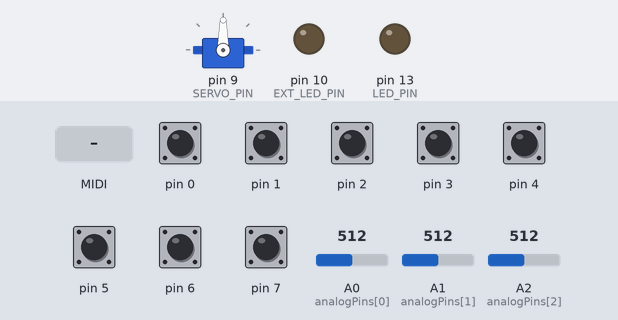
Bench run of a sketch on a simulated Teensy 4. Parts: servo, output pins drawn as LEDs (lit = HIGH). Inputs (shaded band) come from the test bench; at power-on: pin 0–7 HIGH, A0 (analogPins[0]) = 512, A1 (analogPins[1]) = 512, A2 (analogPins[2]) = 512. What the sketch prints to the serial monitor is not drawn.

Above: at 1.2 s.
1.3 s: MIDI note 72 received
At 1.45 s:
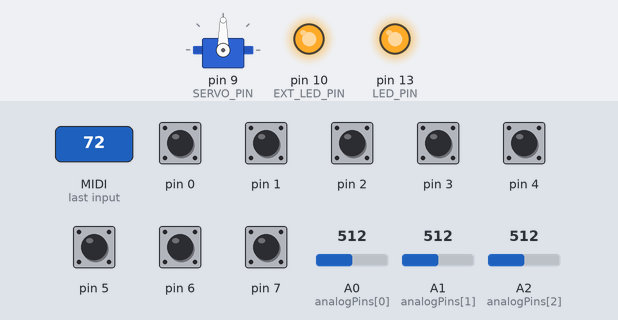
3.1 s: pin 0 pulled LOW for 0.15 s
Timing chart, 0 to 6.1 s (numbered marks = the images above; inputs shaded):
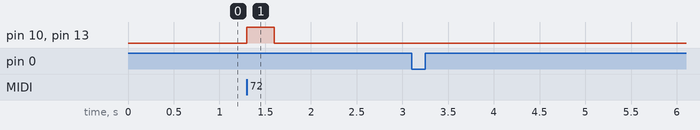

Measured:
- after the input at 1.3 s, pin 10 (EXT_LED_PIN), pin 13 (LED_PIN): LOW → HIGH at once, → LOW 0.30 s later
- after the input at 3.1 s, every drawn part: stays the same

The sketch:

lab_main.ino
```cpp
/*
  lab_main  |  CMDP 4630  |  Teensy 4.1

  The core lab sketch. Upload it once, then add hardware as you go.

  BEFORE UPLOADING:  Tools > USB Type > "Serial + MIDI"

  WHAT IT SENDS TO THE COMPUTER
    Buttons on pins 0-7        ->  Notes 60-67   (press = note on, release = note off)
    Joystick X on A0           ->  CC 20         (0-127)
    Joystick Y on A1           ->  CC 21         (0-127)
    Variable resistor on A2    ->  CC 22         (0-127)

  WHAT IT LISTENS FOR (outputs)
    Note 72 from the computer  ->  LED on / off   (the Teensy's own LED, and an LED on pin 10)
    CC 31 from the computer    ->  brightness of the LED on pin 10
    CC 30 from the computer    ->  servo angle on pin 9
    The servo starts in the middle and waits there until a CC 30 arrives.

  WIRING THE OUTPUTS (optional)
    LED:    pin 10 -> 220 ohm resistor -> LED long leg.  LED short leg -> GND.
    Servo:  signal wire (yellow or orange) -> pin 9
            red wire -> VIN (5V from USB)
            brown or black wire -> GND

  WIRING REMINDERS
    Button:  one side to a pin (0-7), the other side to GND. No resistor needed.
    Joystick and sensors:  power from 3.3V, never 5V.
    An analog pin with nothing connected sends drifting junk values. Ignore it
    until you wire that sensor.
*/

#include <Bounce.h>     // comes with Teensy. Cleans up noisy button presses.
#include <PWMServo.h>   // comes with Teensy. Drives the servo.

// Change this 0 to a 1 to also print every message in the Serial Monitor.
#define DEBUG 1

const int MIDI_CHANNEL = 1;

// ---------------------------------------------------------------------------
// BUTTONS
// ---------------------------------------------------------------------------
const int NUM_BUTTONS = 8;
const int FIRST_NOTE = 60;        // pin 0 = note 60, pin 1 = note 61, and so on

// One Bounce object per pin. The 5 is "ignore flicker shorter than 5 ms".
Bounce buttons[NUM_BUTTONS] = {
  Bounce(0, 5), Bounce(1, 5), Bounce(2, 5), Bounce(3, 5),
  Bounce(4, 5), Bounce(5, 5), Bounce(6, 5), Bounce(7, 5)
};

// ---------------------------------------------------------------------------
// ANALOG INPUTS
// ---------------------------------------------------------------------------
const int NUM_ANALOG = 3;
const int analogPins[NUM_ANALOG] = { A0, A1, A2 };
const int ccNumbers[NUM_ANALOG]  = { 20, 21, 22 };

// 0.2 = smooth. Closer to 1.0 = faster but jumpier. Closer to 0 = slower, steadier.
const float SMOOTHING = 0.2;

float smoothed[NUM_ANALOG];       // the running, smoothed reading for each pin
int lastSent[NUM_ANALOG];         // the last value we sent, so we only send changes
elapsedMillis sinceAnalog;        // a stopwatch: how long since we last read the pins

// ---------------------------------------------------------------------------
// OUTPUTS: LED and servo
// ---------------------------------------------------------------------------
const int LED_PIN = 13;           // the LED built into the Teensy
const int EXT_LED_PIN = 10;       // an LED you wire yourself
const int LED_NOTE = 72;          // note on = lit, note off = dark
const int LED_CC = 31;            // 0-127 sets the brightness of the pin 10 LED

const int SERVO_PIN = 9;
const int SERVO_CC = 30;          // 0-127 sets the servo angle

PWMServo servo;

// ---------------------------------------------------------------------------
// HELPERS: send a note or a control change, and print it if DEBUG is on
// ---------------------------------------------------------------------------
void sendNote(int note, bool isOn) {
  if (isOn) {
    usbMIDI.sendNoteOn(note, 127, MIDI_CHANNEL);
  } else {
    usbMIDI.sendNoteOff(note, 0, MIDI_CHANNEL);
  }
#if DEBUG
  Serial.print("Note ");
  Serial.print(note);
  Serial.println(isOn ? " on" : " off");
#endif
}

void sendCC(int cc, int value) {
  usbMIDI.sendControlChange(cc, value, MIDI_CHANNEL);
#if DEBUG
  Serial.print("CC ");
  Serial.print(cc);
  Serial.print(" = ");
  Serial.println(value);
#endif
}

// ---------------------------------------------------------------------------
// These three run automatically when a message arrives FROM the computer.
// ---------------------------------------------------------------------------
void setLED(bool isOn) {
  digitalWrite(LED_PIN, isOn ? HIGH : LOW);
  analogWrite(EXT_LED_PIN, isOn ? 255 : 0);
}

void onNoteOn(byte channel, byte note, byte velocity) {
  if (note == LED_NOTE) setLED(velocity > 0);
}

void onNoteOff(byte channel, byte note, byte velocity) {
  if (note == LED_NOTE) setLED(false);
}

void onControlChange(byte channel, byte control, byte value) {
  if (control == SERVO_CC) {
    servo.write(map(value, 0, 127, 0, 180));        // 0-127 becomes 0-180 degrees
  }
  if (control == LED_CC) {
    analogWrite(EXT_LED_PIN, value * 2);            // 0-127 becomes 0-254 brightness
  }
}

// ---------------------------------------------------------------------------
// Read one analog pin, smooth it, and send a CC only if the value changed.
// ---------------------------------------------------------------------------
void readAnalog(int i) {
  int raw = analogRead(analogPins[i]);              // 0-1023

  // Move the smoothed value a fraction of the way toward the new reading.
  smoothed[i] += SMOOTHING * (raw - smoothed[i]);

  // Each MIDI step (0-127) covers 8 raw steps (0-1023). Only accept a new
  // MIDI value once the reading is clearly past the edge of the current step.
  // This stops a sensor sitting on a boundary from flickering between two values.
  float centerOfLast = lastSent[i] * 8 + 4;
  bool clearlyMoved = fabsf(smoothed[i] - centerOfLast) > 6;

  if (lastSent[i] < 0 || clearlyMoved) {
    int value = constrain((int)(smoothed[i] / 8), 0, 127);
    if (value != lastSent[i]) {
      sendCC(ccNumbers[i], value);
      lastSent[i] = value;
    }
  }
}

// ---------------------------------------------------------------------------
// SETUP: runs once when the Teensy powers up
// ---------------------------------------------------------------------------
void setup() {
  Serial.begin(115200);

  // INPUT_PULLUP: the pin reads HIGH on its own and LOW when connected to GND.
  for (int i = 0; i < NUM_BUTTONS; i++) {
    pinMode(i, INPUT_PULLUP);
  }

  pinMode(LED_PIN, OUTPUT);
  pinMode(EXT_LED_PIN, OUTPUT);
  servo.attach(SERVO_PIN);
  servo.write(90);                // start in the middle

  // Start each smoothed value at the current reading.
  for (int i = 0; i < NUM_ANALOG; i++) {
    smoothed[i] = analogRead(analogPins[i]);
    lastSent[i] = -1;             // -1 means "nothing sent yet"
  }

  // Tell the Teensy which functions to run when messages arrive from the computer.
  usbMIDI.setHandleNoteOn(onNoteOn);
  usbMIDI.setHandleNoteOff(onNoteOff);
  usbMIDI.setHandleControlChange(onControlChange);
}

// ---------------------------------------------------------------------------
// LOOP: runs over and over, thousands of times a second
// ---------------------------------------------------------------------------
void loop() {
  // 1. Buttons. Pressing connects the pin to GND, so the signal FALLS.
  for (int i = 0; i < NUM_BUTTONS; i++) {
    buttons[i].update();
    if (buttons[i].fallingEdge()) sendNote(FIRST_NOTE + i, true);    // pressed
    if (buttons[i].risingEdge())  sendNote(FIRST_NOTE + i, false);   // released
  }

  // 2. Analog inputs, every 5 milliseconds.
  if (sinceAnalog >= 5) {
    sinceAnalog = 0;
    for (int i = 0; i < NUM_ANALOG; i++) {
      readAnalog(i);
    }
  }

  // 3. Handle anything the computer sent us (this triggers the functions above).
  while (usbMIDI.read()) {
  }
}
```
